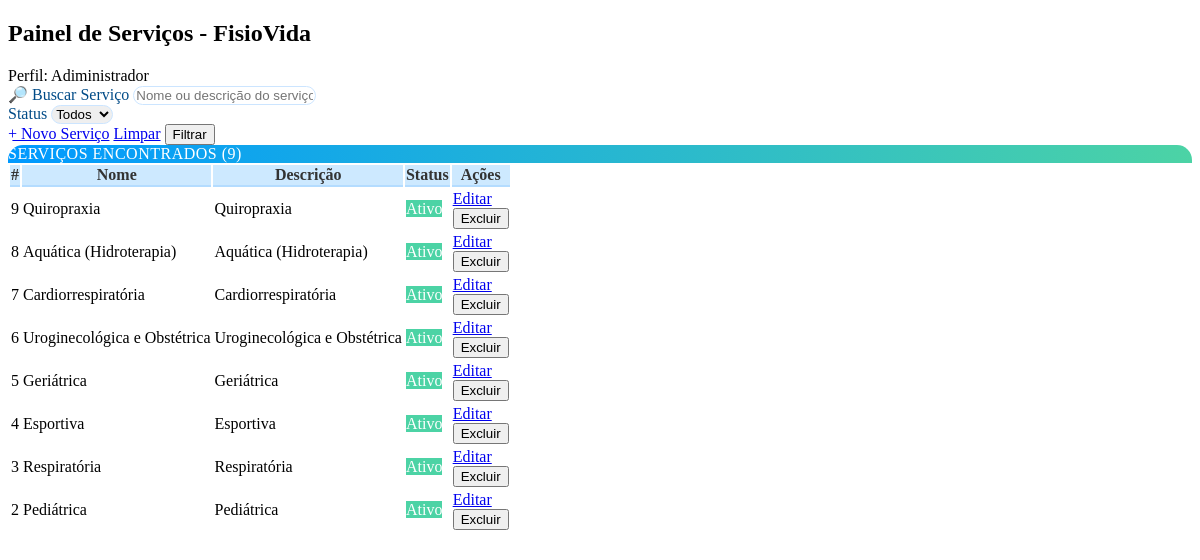
/admin/servicos.php, run on the app's committed database.
### tables this page shows
CREATE TABLE servico (
    id_servico INT PRIMARY KEY AUTO_INCREMENT,
    nome_servico VARCHAR(100),
    descricao_servico VARCHAR(100),
    status ENUM('Ativo', 'Inativo')
);

### admin/servicos.php (the view, shortened to what this page needs)
<?php
require_once '../php/db.php';
$qServico     = trim($_GET['q_servico'] ?? '');
$page         = max(1, (int)($_GET['page'] ?? 1));
$perPage      = 8;
$servClauses = [];
$servParams  = [];
$servWhereSql = $servClauses ? ('WHERE ' . implode(' AND ', $servClauses)) : '';
$stmt = $pdo->prepare("SELECT COUNT(*) FROM servico $servWhereSql");
$stmt->execute($servParams);
$totalServicos = (int)$stmt->fetchColumn();
$offsetServicos = ($page - 1) * $perPage;
$sqlServicos = "SELECT id_servico, nome_servico, descricao_servico, status
                FROM servico
                $servWhereSql
                ORDER BY id_servico DESC
                LIMIT $perPage OFFSET $offsetServicos";
$stmt = $pdo->prepare($sqlServicos);
$stmt->execute($servParams);
$servicos = $stmt->fetchAll();
?>
<!DOCTYPE html>
<html lang="pt-br">
<head>
</head>
  <div class="d-flex align-items-center justify-content-between mb-3">
    <h2 class="h4 mb-0">Painel de Serviços - FisioVida</h2>
    <span class="badge text-bg-primary">Perfil: Adiministrador</span>
  </div>
<div class=" mt-4">
<form method="get" class="card card-body shadow-sm mb-3">
  <div class="row g-2 align-items-end">
    <div class="col-md-5">
      <label class="form-label">🔎 Buscar Serviço</label>
      <input type="text" name="q_servico" class="form-control" value="<?= htmlspecialchars($qServico) ?>" placeholder="Nome ou descrição do serviço">
    </div>
    <div class="col-md-2">
      <label class="form-label">Status</label>
      <select name="tiposervico" class="form-select">
        <option value="">Todos</option>
      </select>
    </div>
    <div class="col-md-5 text-end">
      <a class="btn btn-success me-2" href="servico_create.php">+ Novo Serviço</a>
      <a class="btn btn-outline-secondary me-2" href="servicos.php">Limpar</a>
      <button class="btn btn-primary">Filtrar</button>
    </div>
  </div>
</form>
  <div class="card shadow-sm mb-4">
    <div class="card-header">Serviços encontrados (<?= $totalServicos ?>)</div>
    <div class="card-body p-0">
      <div class="table-responsive" style="max-height: 500px; overflow-y: auto; -webkit-overflow-scrolling: touch;">
        <table class="table table-striped table-hover align-middle mb-0">
          <thead class="sticky-top" style="background: #cde9ff; z-index: 10;">
            <tr>
              <th>#</th>
              <th>Nome</th>
              <th>Descrição</th>
              <th>Status</th>
              <th class="text-end">Ações</th>
            </tr>
          </thead>
          <tbody>
            <?php foreach ($servicos as $s): ?>
              <tr>
                <td class="text-center"><?= (int)$s['id_servico'] ?></td>
                <td><?= htmlspecialchars($s['nome_servico']) ?></td>
                <td><?= htmlspecialchars($s['descricao_servico']) ?></td>
                <td class="text-center">
                  <span class="badge text-bg-<?= $s['status']==='Inativo' ? 'danger' : 'info' ?>">
                    <?= htmlspecialchars(ucfirst($s['status'])) ?>
                  </span>
                </td>
                <td class="text-end">
                  <a class="btn btn-sm btn-outline-secondary" href="servico_edit.php?id=<?= (int)$s['id_servico'] ?>">Editar</a>
                  <form action="servico_delete.php" method="post" class="d-inline" onsubmit="return confirm('Deseja excluir este serviço?');">
                    <button type="submit" class="btn btn-sm btn-outline-danger">Excluir</button>
                  </form>
                </td>
              </tr>
            <?php endforeach; ?>
          </tbody>
        </table>
      </div>
    </div>
  </div>
</div>
  <?php include __DIR__ . '/partials/footer.php'; ?>
</body>
</html>

### admin/servicos.php (style rules this page uses)
.card { border: none; border-radius: 15px; overflow: hidden; background: rgba(255, 255, 255, 0.85); backdrop-filter: blur(8px); }
.card-header { background: linear-gradient(90deg, #0099ff, #4cd3a5); color: white; font-weight: 500; font-size: 1rem; border-bottom: none; text-transform: uppercase; letter-spacing: 0.5px; }
.table { margin-bottom: 0; max-height: 500px; overflow-y: auto; }
.table thead { background: #cde9ff; }
.table thead th { border-bottom: 2px solid #b4dcff; color: #333; text-align: center; }
.table tbody tr { transition: all 0.3s ease; }
.text-bg-info { background-color: #4cd3a5 !important; color: #fff !important; }
.btn { transition: all 0.3s ease; }
form.card { border-radius: 15px; background: rgba(255, 255, 255, 0.9); }
form label { font-weight: 500; color: #004b87; }
input.form-control, select.form-select { border-radius: 10px; border: 1px solid #cce5ff; transition: 0.3s; }

### data on the page
servico: id_servico "9", nome_servico "Quiropraxia", descricao_servico "Quiropraxia", status "Ativo"
servico: id_servico "8", nome_servico "Aquática (Hidroterapia)", descricao_servico "Aquática (Hidroterapia)", status "Ativo"
servico: id_servico "7", nome_servico "Cardiorrespiratória", descricao_servico "Cardiorrespiratória", status "Ativo"
servico: id_servico "6", nome_servico "Uroginecológica e Obstétrica", descricao_servico "Uroginecológica e Obstétrica", status "Ativo"
servico: id_servico "5", nome_servico "Geriátrica", descricao_servico "Geriátrica", status "Ativo"
servico: id_servico "4", nome_servico "Esportiva", descricao_servico "Esportiva", status "Ativo"
servico: id_servico "3", nome_servico "Respiratória", descricao_servico "Respiratória", status "Ativo"
servico: id_servico "2", nome_servico "Pediátrica", descricao_servico "Pediátrica", status "Ativo"

### other printed values
$totalServicos "9"
